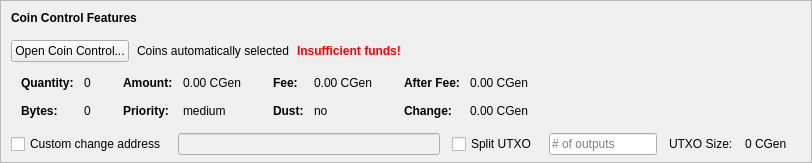
    <widget class="QFrame" name="frameCoinControl">
     <property name="sizePolicy">
      <sizepolicy hsizetype="Expanding" vsizetype="Expanding">
       <horstretch>0</horstretch>
       <verstretch>0</verstretch>
      </sizepolicy>
     </property>
     <property name="maximumSize">
      <size>
       <width>16777215</width>
       <height>16777215</height>
      </size>
     </property>
     <property name="frameShape">
      <enum>QFrame::StyledPanel</enum>
     </property>
     <property name="frameShadow">
      <enum>QFrame::Sunken</enum>
     </property>
     <layout class="QVBoxLayout" name="verticalLayoutCoinControl2">
      <property name="spacing">
       <number>0</number>
      </property>
      <property name="leftMargin">
       <number>0</number>
      </property>
      <property name="topMargin">
       <number>0</number>
      </property>
      <property name="rightMargin">
       <number>0</number>
      </property>
      <property name="bottomMargin">
       <number>6</number>
      </property>
      <item>
       <layout class="QVBoxLayout" name="verticalLayoutCoinControl" stretch="0,0,0,0,1">
        <property name="spacing">
         <number>0</number>
        </property>
        <property name="leftMargin">
         <number>10</number>
        </property>
        <property name="topMargin">
         <number>10</number>
        </property>
        <item>
         <layout class="QHBoxLayout" name="horizontalLayoutCoinControl1">
          <property name="bottomMargin">
           <number>15</number>
          </property>
          <item>
           <widget class="QLabel" name="labelCoinControlFeatures">
            <property name="sizePolicy">
             <sizepolicy hsizetype="Preferred" vsizetype="Maximum">
              <horstretch>0</horstretch>
              <verstretch>0</verstretch>
             </sizepolicy>
            </property>
            <property name="font">
             <font>
              <weight>75</weight>
              <bold>true</bold>
             </font>
            </property>
            <property name="styleSheet">
             <string notr="true">font-weight:bold;</string>
            </property>
            <property name="text">
             <string>Coin Control Features</string>
            </property>
           </widget>
          </item>
         </layout>
        </item>
        <item>
         <layout class="QHBoxLayout" name="horizontalLayoutCoinControl2" stretch="0,0,0,0">
          <property name="spacing">
           <number>8</number>
          </property>
          <property name="bottomMargin">
           <number>10</number>
          </property>
          <item>
           <widget class="QPushButton" name="pushButtonCoinControl">
            <property name="styleSheet">
             <string notr="true"/>
            </property>
            <property name="text">
             <string>Open Coin Control...</string>
            </property>
            <property name="autoDefault">
             <bool>false</bool>
            </property>
           </widget>
          </item>
          <item>
           <widget class="QLabel" name="labelCoinControlAutomaticallySelected">
            <property name="text">
             <string>Coins automatically selected</string>
            </property>
            <property name="margin">
             <number>5</number>
            </property>
           </widget>
          </item>
          <item>
           <widget class="QLabel" name="labelCoinControlInsuffFunds">
            <property name="font">
             <font>
              <weight>75</weight>
              <bold>true</bold>
             </font>
            </property>
            <property name="styleSheet">
             <string notr="true">color:red;font-weight:bold;</string>
            </property>
            <property name="text">
             <string>Insufficient funds!</string>
            </property>
            <property name="margin">
             <number>5</number>
            </property>
           </widget>
          </item>
          <item>
           <spacer name="horizontalSpacerCoinControl">
            <property name="orientation">
             <enum>Qt::Horizontal</enum>
            </property>
            <property name="sizeHint" stdset="0">
             <size>
              <width>40</width>
              <height>1</height>
             </size>
            </property>
           </spacer>
          </item>
         </layout>
        </item>
        <item>
         <widget class="QWidget" name="widgetCoinControl" native="true">
          <property name="sizePolicy">
           <sizepolicy hsizetype="Preferred" vsizetype="Preferred">
            <horstretch>0</horstretch>
            <verstretch>0</verstretch>
           </sizepolicy>
          </property>
          <property name="minimumSize">
           <size>
            <width>0</width>
            <height>0</height>
           </size>
          </property>
          <property name="styleSheet">
           <string notr="true"/>
          </property>
          <layout class="QHBoxLayout" name="horizontalLayoutCoinControl5">
           <property name="leftMargin">
            <number>0</number>
           </property>
           <property name="topMargin">
            <number>0</number>
           </property>
           <property name="rightMargin">
            <number>0</number>
           </property>
           <property name="bottomMargin">
            <number>0</number>
           </property>
           <item>
            <layout class="QHBoxLayout" name="horizontalLayoutCoinControl3" stretch="0,0,0,1">
             <property name="spacing">
              <number>20</number>
             </property>
             <property name="topMargin">
              <number>0</number>
             </property>
             <property name="bottomMargin">
              <number>10</number>
             </property>
             <item>
              <layout class="QFormLayout" name="formLayoutCoinControl1">
               <property name="horizontalSpacing">
                <number>10</number>
               </property>
               <property name="verticalSpacing">
                <number>14</number>
               </property>
               <property name="leftMargin">
                <number>10</number>
               </property>
               <property name="topMargin">
                <number>4</number>
               </property>
               <property name="rightMargin">
                <number>6</number>
               </property>
               <item row="0" column="0">
                <widget class="QLabel" name="labelCoinControlQuantityText">
                 <property name="font">
                  <font>
                   <weight>75</weight>
                   <bold>true</bold>
                  </font>
                 </property>
                 <property name="text">
                  <string>Quantity:</string>
                 </property>
                 <property name="margin">
                  <number>0</number>
                 </property>
                </widget>
               </item>
               <item row="0" column="1">
                <widget class="QLabel" name="labelCoinControlQuantity">
                 <property name="cursor">
                  <cursorShape>IBeamCursor</cursorShape>
                 </property>
                 <property name="contextMenuPolicy">
                  <enum>Qt::ActionsContextMenu</enum>
                 </property>
                 <property name="text">
                  <string notr="true">0</string>
                 </property>
                 <property name="margin">
                  <number>0</number>
                 </property>
                 <property name="textInteractionFlags">
                  <set>Qt::LinksAccessibleByMouse|Qt::TextSelectableByKeyboard|Qt::TextSelectableByMouse</set>
                 </property>
                </widget>
               </item>
               <item row="1" column="0">
                <widget class="QLabel" name="labelCoinControlBytesText">
                 <property name="font">
                  <font>
                   <weight>75</weight>
                   <bold>true</bold>
                  </font>
                 </property>
                 <property name="text">
                  <string>Bytes:</string>
                 </property>
                </widget>
               </item>
               <item row="1" column="1">
                <widget class="QLabel" name="labelCoinControlBytes">
                 <property name="cursor">
                  <cursorShape>IBeamCursor</cursorShape>
                 </property>
                 <property name="contextMenuPolicy">
                  <enum>Qt::ActionsContextMenu</enum>
                 </property>
                 <property name="text">
                  <string notr="true">0</string>
                 </property>
                 <property name="textInteractionFlags">
                  <set>Qt::LinksAccessibleByMouse|Qt::TextSelectableByKeyboard|Qt::TextSelectableByMouse</set>
                 </property>
                </widget>
               </item>
              </layout>
             </item>
             <item>
              <layout class="QFormLayout" name="formLayoutCoinControl2">
               <property name="horizontalSpacing">
                <number>10</number>
               </property>
               <property name="verticalSpacing">
                <number>14</number>
               </property>
               <property name="leftMargin">
                <number>6</number>
               </property>
               <property name="topMargin">
                <number>4</number>
               </property>
               <property name="rightMargin">
                <number>6</number>
               </property>
               <item row="0" column="0">
                <widget class="QLabel" name="labelCoinControlAmountText">
                 <property name="font">
                  <font>
                   <weight>75</weight>
                   <bold>true</bold>
                  </font>
                 </property>
                 <property name="text">
                  <string>Amount:</string>
                 </property>
                 <property name="margin">
                  <number>0</number>
                 </property>
                </widget>
               </item>
               <item row="0" column="1">
                <widget class="QLabel" name="labelCoinControlAmount">
                 <property name="cursor">
                  <cursorShape>IBeamCursor</cursorShape>
                 </property>
                 <property name="contextMenuPolicy">
                  <enum>Qt::ActionsContextMenu</enum>
                 </property>
                 <property name="text">
                  <string notr="true">0.00 CGen</string>
                 </property>
                 <property name="textInteractionFlags">
                  <set>Qt::LinksAccessibleByMouse|Qt::TextSelectableByKeyboard|Qt::TextSelectableByMouse</set>
                 </property>
                </widget>
               </item>
               <item row="1" column="0">
                <widget class="QLabel" name="labelCoinControlPriorityText">
                 <property name="font">
                  <font>
                   <weight>75</weight>
                   <bold>true</bold>
                  </font>
                 </property>
                 <property name="text">
                  <string>Priority:</string>
                 </property>
                </widget>
               </item>
               <item row="1" column="1">
                <widget class="QLabel" name="labelCoinControlPriority">
                 <property name="cursor">
                  <cursorShape>IBeamCursor</cursorShape>
                 </property>
                 <property name="contextMenuPolicy">
                  <enum>Qt::ActionsContextMenu</enum>
                 </property>
                 <property name="text">
                  <string>medium</string>
                 </property>
                 <property name="textInteractionFlags">
                  <set>Qt::LinksAccessibleByMouse|Qt::TextSelectableByKeyboard|Qt::TextSelectableByMouse</set>
                 </property>
                </widget>
               </item>
              </layout>
             </item>
             <item>
              <layout class="QFormLayout" name="formLayoutCoinControl3">
               <property name="horizontalSpacing">
                <number>10</number>
               </property>
               <property name="verticalSpacing">
                <number>14</number>
               </property>
               <property name="leftMargin">
                <number>6</number>
               </property>
               <property name="topMargin">
                <number>4</number>
               </property>
               <property name="rightMargin">
                <number>6</number>
               </property>
               <item row="0" column="0">
                <widget class="QLabel" name="labelCoinControlFeeText">
                 <property name="font">
                  <font>
                   <weight>75</weight>
                   <bold>true</bold>
                  </font>
                 </property>
                 <property name="text">
                  <string>Fee:</string>
                 </property>
                 <property name="margin">
                  <number>0</number>
                 </property>
                </widget>
               </item>
               <item row="0" column="1">
                <widget class="QLabel" name="labelCoinControlFee">
                 <property name="cursor">
                  <cursorShape>IBeamCursor</cursorShape>
                 </property>
                 <property name="contextMenuPolicy">
                  <enum>Qt::ActionsContextMenu</enum>
                 </property>
                 <property name="text">
                  <string notr="true">0.00 CGen</string>
                 </property>
                 <property name="textInteractionFlags">
                  <set>Qt::LinksAccessibleByMouse|Qt::TextSelectableByKeyboard|Qt::TextSelectableByMouse</set>
                 </property>
                </widget>
               </item>
               <item row="1" column="0">
                <widget class="QLabel" name="labelCoinControlLowOutputText">
                 <property name="font">
                  <font>
                   <weight>75</weight>
                   <bold>true</bold>
                  </font>
                 </property>
                 <property name="text">
                  <string>Dust:</string>
                 </property>
                </widget>
               </item>
               <item row="1" column="1">
                <widget class="QLabel" name="labelCoinControlLowOutput">
                 <property name="cursor">
                  <cursorShape>IBeamCursor</cursorShape>
                 </property>
                 <property name="contextMenuPolicy">
                  <enum>Qt::ActionsContextMenu</enum>
                 </property>
                 <property name="text">
                  <string>no</string>
                 </property>
                 <property name="textInteractionFlags">
                  <set>Qt::LinksAccessibleByMouse|Qt::TextSelectableByKeyboard|Qt::TextSelectableByMouse</set>
                 </property>
                </widget>
               </item>
              </layout>
             </item>
             <item>
              <layout class="QFormLayout" name="formLayoutCoinControl4">
               <property name="horizontalSpacing">
                <number>10</number>
               </property>
               <property name="verticalSpacing">
                <number>14</number>
               </property>
               <property name="leftMargin">
                <number>6</number>
               </property>
               <property name="topMargin">
                <number>4</number>
               </property>
               <property name="rightMargin">
                <number>6</number>
               </property>
               <item row="0" column="0">
                <widget class="QLabel" name="labelCoinControlAfterFeeText">
                 <property name="font">
                  <font>
                   <weight>75</weight>
                   <bold>true</bold>
                  </font>
                 </property>
                 <property name="text">
                  <string>After Fee:</string>
                 </property>
                 <property name="margin">
                  <number>0</number>
                 </property>
                </widget>
               </item>
               <item row="0" column="1">
                <widget class="QLabel" name="labelCoinControlAfterFee">
                 <property name="cursor">
                  <cursorShape>IBeamCursor</cursorShape>
                 </property>
                 <property name="contextMenuPolicy">
                  <enum>Qt::ActionsContextMenu</enum>
                 </property>
                 <property name="text">
                  <string notr="true">0.00 CGen</string>
                 </property>
                 <property name="textInteractionFlags">
                  <set>Qt::LinksAccessibleByMouse|Qt::TextSelectableByKeyboard|Qt::TextSelectableByMouse</set>
                 </property>
                </widget>
               </item>
               <item row="1" column="0">
                <widget class="QLabel" name="labelCoinControlChangeText">
                 <property name="font">
                  <font>
                   <weight>75</weight>
                   <bold>true</bold>
                  </font>
                 </property>
                 <property name="text">
                  <string>Change:</string>
                 </property>
                </widget>
               </item>
               <item row="1" column="1">
                <widget class="QLabel" name="labelCoinControlChange">
                 <property name="cursor">
                  <cursorShape>IBeamCursor</cursorShape>
                 </property>
                 <property name="contextMenuPolicy">
                  <enum>Qt::ActionsContextMenu</enum>
                 </property>
                 <property name="text">
                  <string notr="true">0.00 CGen</string>
                 </property>
                 <property name="textInteractionFlags">
                  <set>Qt::LinksAccessibleByMouse|Qt::TextSelectableByKeyboard|Qt::TextSelectableByMouse</set>
                 </property>
                </widget>
               </item>
              </layout>
             </item>
            </layout>
           </item>
          </layout>
         </widget>
        </item>
        <item>
         <layout class="QHBoxLayout" name="horizontalLayoutCoinControl4" stretch="0,0,0,0,0,0,0">
          <property name="spacing">
           <number>12</number>
          </property>
          <property name="sizeConstraint">
           <enum>QLayout::SetDefaultConstraint</enum>
          </property>
          <property name="topMargin">
           <number>5</number>
          </property>
          <property name="rightMargin">
           <number>5</number>
          </property>
          <item>
           <widget class="QCheckBox" name="checkBoxCoinControlChange">
            <property name="toolTip">
             <string>If this is activated, but the change address is empty or invalid, change will be sent to a newly generated address.</string>
            </property>
            <property name="text">
             <string>Custom change address</string>
            </property>
           </widget>
          </item>
          <item>
           <widget class="QValidatedLineEdit" name="lineEditCoinControlChange">
            <property name="enabled">
             <bool>false</bool>
            </property>
            <property name="sizePolicy">
             <sizepolicy hsizetype="Expanding" vsizetype="Fixed">
              <horstretch>0</horstretch>
              <verstretch>0</verstretch>
             </sizepolicy>
            </property>
           </widget>
          </item>
          <item>
           <widget class="QCheckBox" name="splitBlockCheckBox">
            <property name="text">
             <string>Split UTXO</string>
            </property>
           </widget>
          </item>
          <item>
           <widget class="QLineEdit" name="splitBlockLineEdit">
            <property name="sizePolicy">
             <sizepolicy hsizetype="Fixed" vsizetype="Fixed">
              <horstretch>50</horstretch>
              <verstretch>0</verstretch>
             </sizepolicy>
            </property>
            <property name="placeholderText">
             <string># of outputs</string>
            </property>
           </widget>
          </item>
          <item>
           <widget class="QLabel" name="labelBlockSizeText">
            <property name="text">
             <string>UTXO Size:</string>
            </property>
           </widget>
          </item>
          <item>
           <widget class="QLabel" name="labelBlockSize">
            <property name="text">
             <string>0 CGen</string>
            </property>
           </widget>
          </item>
          <item>
           <widget class="QLabel" name="labelCoinControlChangeLabel">
            <property name="sizePolicy">
             <sizepolicy hsizetype="Preferred" vsizetype="Expanding">
              <horstretch>0</horstretch>
              <verstretch>0</verstretch>
             </sizepolicy>
            </property>
            <property name="minimumSize">
             <size>
              <width>0</width>
              <height>0</height>
             </size>
            </property>
            <property name="text">
             <string/>
            </property>
            <property name="margin">
             <number>3</number>
            </property>
           </widget>
          </item>
         </layout>
        </item>
        <item>
         <spacer name="verticalSpacerCoinControl">
          <property name="orientation">
           <enum>Qt::Vertical</enum>
          </property>
          <property name="sizeHint" stdset="0">
           <size>
            <width>800</width>
            <height>1</height>
           </size>
          </property>
         </spacer>
        </item>
       </layout>
      </item>
     </layout>
    </widget>
